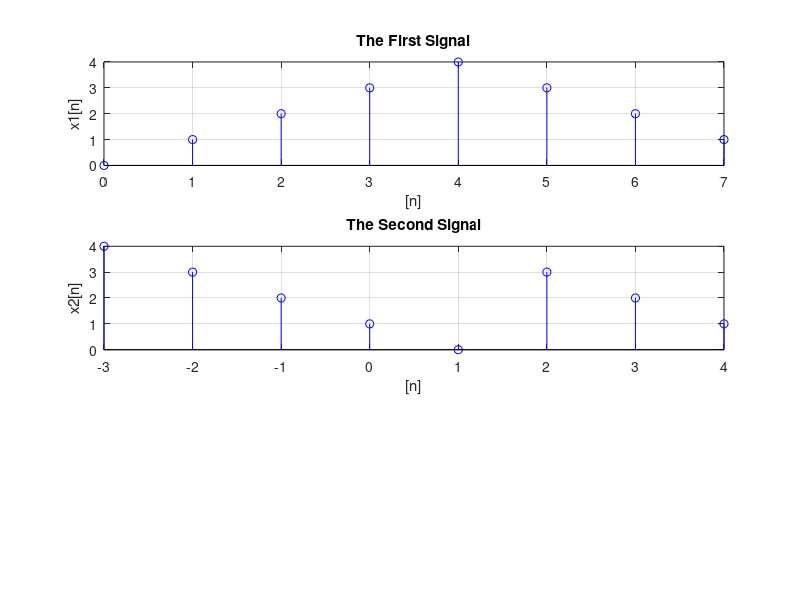

This chart was generated by the following MATLAB code: (Note: this script raises an error after producing the figure.)
clc;
clear all;
close all;
n1=0:7;
x1=[0 1 2 3 4 3 2 1];
subplot(3,1,1);
stem(n1,x1,'b');
title('The First Signal');
xlabel('[n]');
ylabel('x1[n]');
grid on;
n2=-3:4;
x2=[4 3 2 1 0 3 2 1];
subplot(3,1,2);
stem(n2,x2,'b');
title('The Second Signal');
xlabel('[n]');
ylabel('x2[n]');
grid on;
[x3, n3] = signaladd(x1, n1,x2, n2);
subplot(3,1,3);
stem(n3,x3,'r');
title('The Addition of Signals');
xlabel('[n]');
ylabel('y[n]');
grid on;

function [y, n] = signaladd(x1, n1, x2, n2)
    n = min(min(n2), min(n1)):max(max(n2), max(n1));
    y1 = zeros(1, length(n));
    y1(n >= min(n1) & n <= max(n1)) = x1;
    y2 = zeros(1, length(n));
    y2(n >= min(n2) & n <= max(n2)) = x2;
    y = y1 + y2;
end